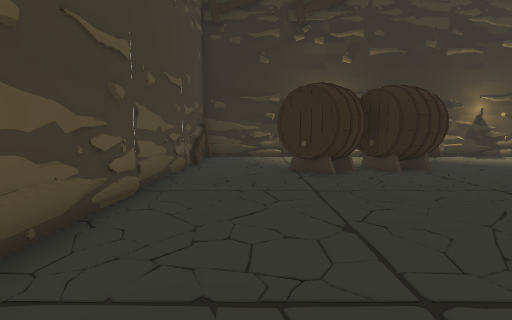
view 1 (above)

19 first-person views from a walk through a scene from a Unity 3-D project. The camera is 1.3 m above the floor, tilts 6° down and sees 85° across. The floor is counted in squares, 1 m on a side. Each view is taken from the middle of a square. On the plan, view 1 faces up. The plan holds only what a view shows up to about 13 squares ahead; the rest is blank. The player is left out. Some surface patterns are stand-ins.

view 2
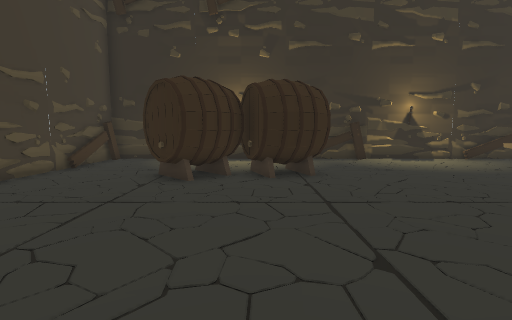

view 3
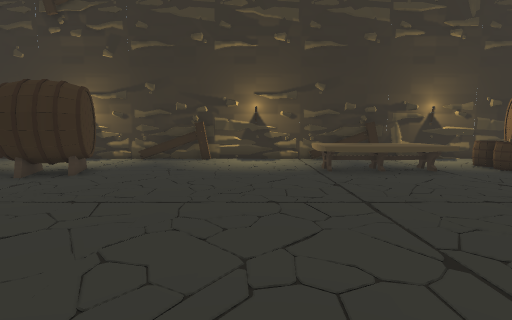

view 4
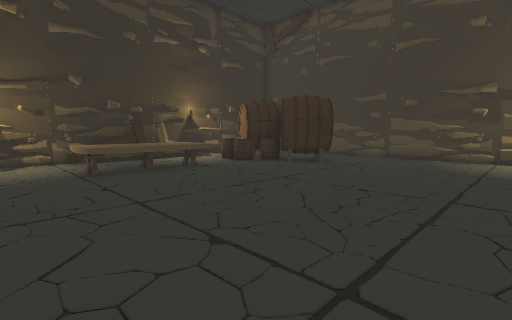

view 5
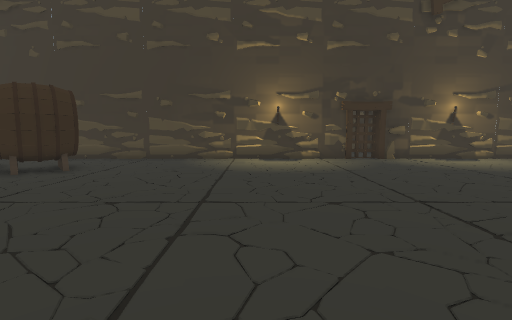

view 6
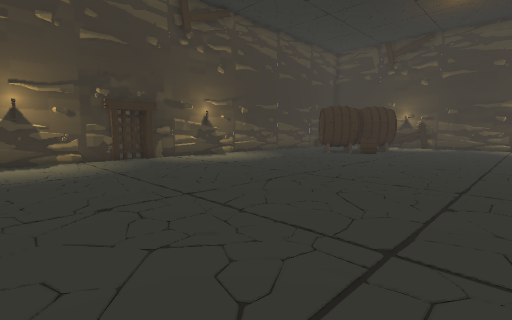

view 7
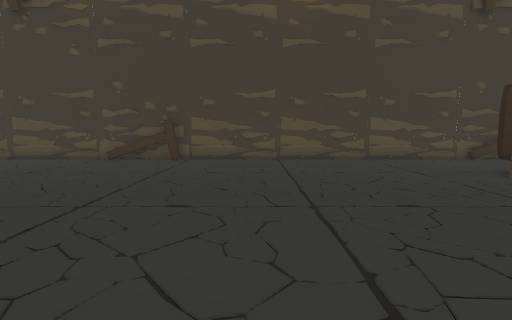

view 8
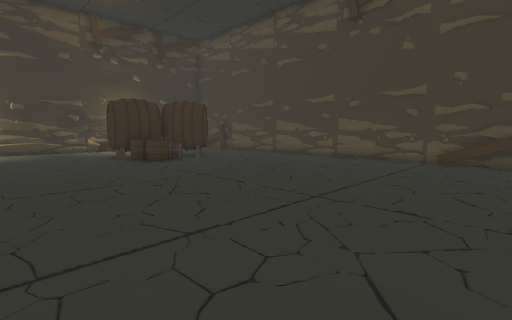

view 9
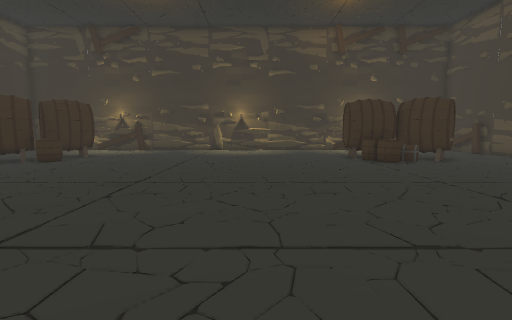

view 10
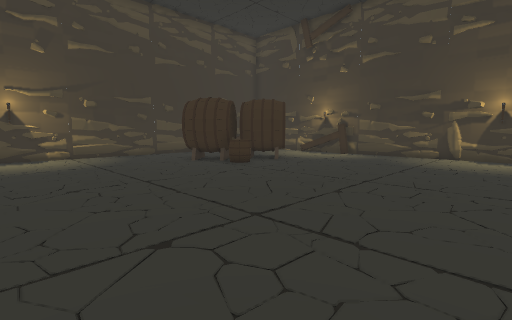

view 11
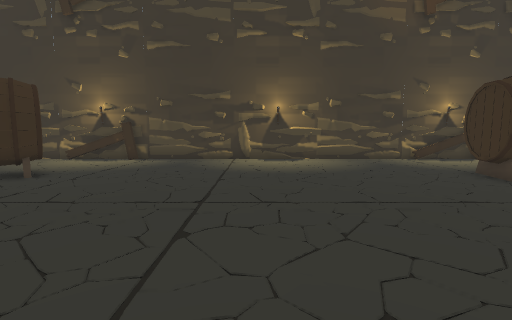

view 12
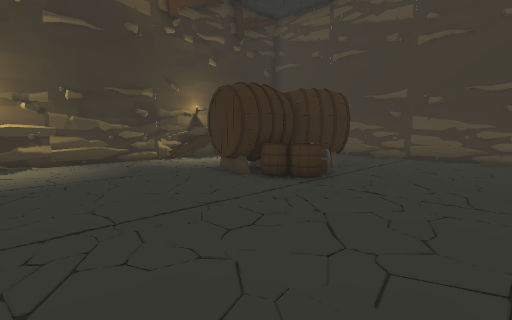

view 13
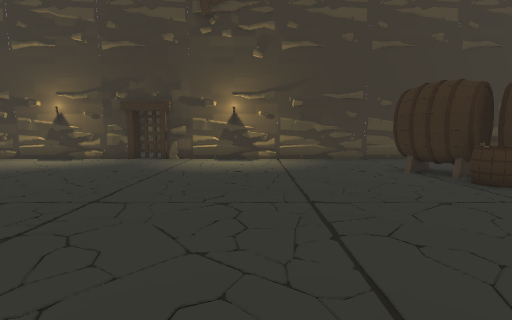

view 14
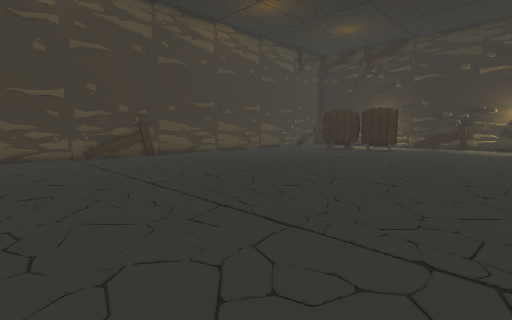

view 15
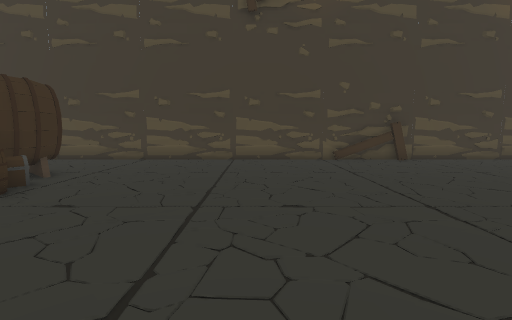

view 16
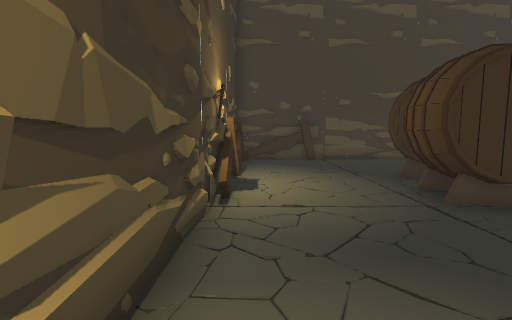

view 17
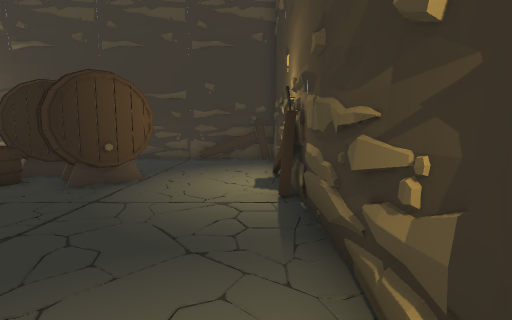

view 18
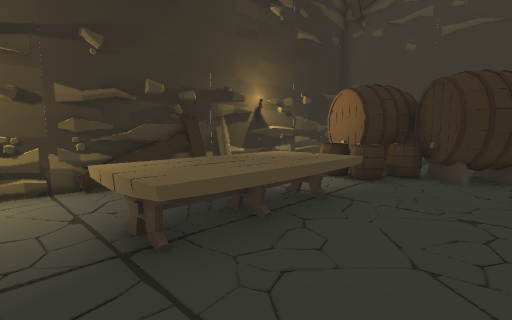

view 19
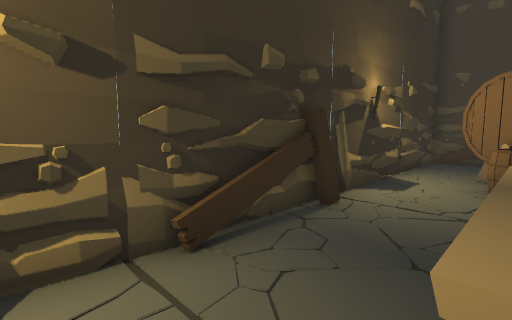

### Floor plan
Key: @ floor where view 1 was taken; # wall or solid block; . floor; = window, fence, low wall or low ledge; B barrel; T table; C chest.
Columns run from 3 left of view 1 to 25 right of it. Each row starts with its distance up from view 1.
 14 ###   #######################
 13 ##... ......................#
 12 ##... ................B.B ..#
 11 #=... ..B.......TTTTT.BBBB .
 10 #... BBBBB......TTTTT.BBBB..
  9 #...BBBBBB......TTTTT...BB..#
  8 #....BBBB..............B#B..#
  7 #.......................B...#
  6 #...........................#
  5 #...........................#
  4 #...........................#
  3 #...........................#
  2 #...........................#
  1 #...........................#
  0 #..@........................#
 -1 #...........................#
 -2 #...........................#
 -3 ##..........................#
 -4 ##..........................#
 -5 #=..........................#
 -6 #...........................#
 -7 #...........................#
 -8 #...........................#
 -9 #...........................#
-10 #...........................#
-11 #...........................#
-12 #...........................#
-13 #......................B....#
-14 #......BB.............BBB...#
-15 #....BCBB............BBBB ..#
-16 #...BBBBBB............BBB...#
-17 #....BBBB............BB  ...#
-18 #......BB.............B ....#
-19 ##..........................#
-20 ##..........................#
-21 #=..........................#
-22 #############################

Positions as (right, up) in squares from view 1, and headings:
1: (0, 0), facing up
2: (4, 1), facing up
3: (11, 1), facing up
4: (11, 1), facing up-right
5: (12, 1), facing right
6: (12, 1), facing down-right
7: (10, 1), facing left
8: (10, -3), facing down-left
9: (10, -3), facing down
10: (10, -7), facing down-right
11: (12, -9), facing down
12: (11, -10), facing down-left
13: (12, -9), facing right
14: (12, -9), facing up-left
15: (10, -9), facing left
16: (10, -21), facing left
17: (12, -21), facing right
18: (12, 7), facing up-right
19: (12, 11), facing up-right
